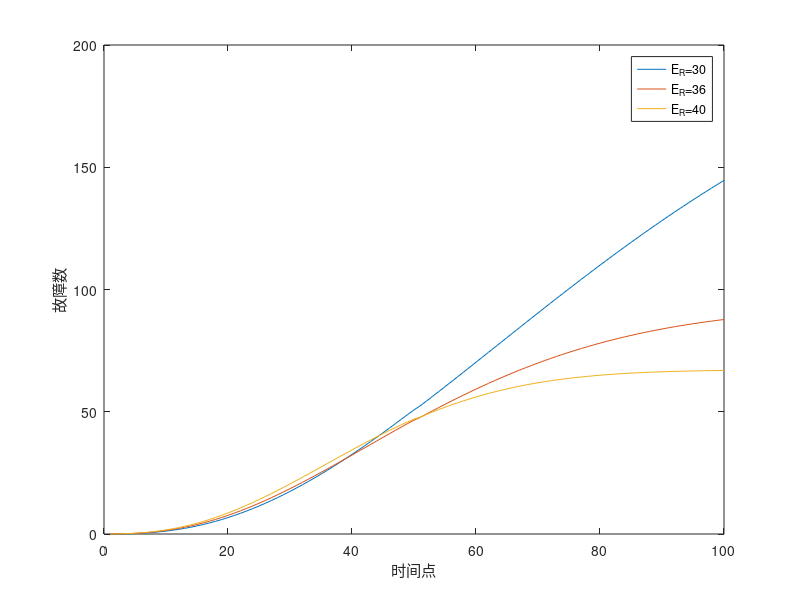

Write the MATLAB code that produced this figure.
clc;clear;%点预测

eta_MLE=[[193.286761946048 233.286761946048 253.286761946048]];
beta_R=[1 1.5 2];
beta_MLE=[[2.89504932055273 2.69504932055273 2.59504932055273]];
%数据
t_i = [40 30 28 17 23 36 42 23 40 33 15 36 47 46 31 18 6 23 24 27 23 46 34 38 32 30 27 47 33 16 39 26 12 34 31 22 31 32 38 41 32 41 29 38 45 35 8 20 49 41 45 46 33 42 40 48 38 40 39 49 19 28 21 34 25 45 17 22 33 28];
r = length(t_i);
A_i = 50;
n_j = 10000;
w_j = n_j - r;
E_R = 36;
Pr_delta=[0.68 0.24 0.04 0.01 0.01 0.005 0.005 0.005 0.001 0.001 0.001 0.001 0.001];


s=1;%几个月内
for k=1:1:length(beta_R)
    eta_R = E_R / gamma( 1 + 1 / beta_R(k) );
    p_r2 = @(t) (beta_MLE(k)/eta_MLE(k).*(t/eta_MLE(k)).^(beta_MLE(k)-1).*exp(-(t/eta_MLE(k)).^beta_MLE(k))) .* ( exp(-(t/eta_R).^beta_R(k)) );
for point=1:1:100

    rho_j(point,k)=0;
    for l=0:1:s-1
    gamma_sum_delta=0;
    xi_sum_delta=0;
%         if point<B_j(j)% 原来是R
            B_jl1=max(point,point+l-0.5);
            B_jl2=point+l+0.5;
            for delta=1:1:length(Pr_delta) %加入延迟报告
                if (B_jl1<=point+delta-1 && point+delta-1<=B_jl2)
                    fprintf("%d\t%d\t%c\n",point+delta-1,B_jl1,B_jl2);
                    gamma_j=Pr_delta(delta)*integral(p_r2,0,B_jl2);
                    gamma_sum_delta=gamma_sum_delta+gamma_j;
                end
                if (0<=point+delta-1 && point+delta-1<=A_i)
                    xi_j=Pr_delta(delta)*integral(p_r2,0,point);
                    xi_sum_delta=xi_sum_delta+xi_j;
                end
            end
            xi_sum_delta=1-xi_sum_delta;
            h_j=gamma_sum_delta/xi_sum_delta;
        rho_j(point,k)=rho_j(point,k)+h_j; %批次j中的单元在DFD后s个月内被报告为故障的概率
        %gamma_sum_delta=0;
        fprintf("%d\n",xi_sum_delta);
        
%         end
    end
    n(point,k)=rho_j(point,k)*w_j;%点预测
end

end
y=plot(n),legend('E_R=30', 'E_R=36', 'E_R=40');%分布曲线
xlabel('时间点');
ylabel('故障数');